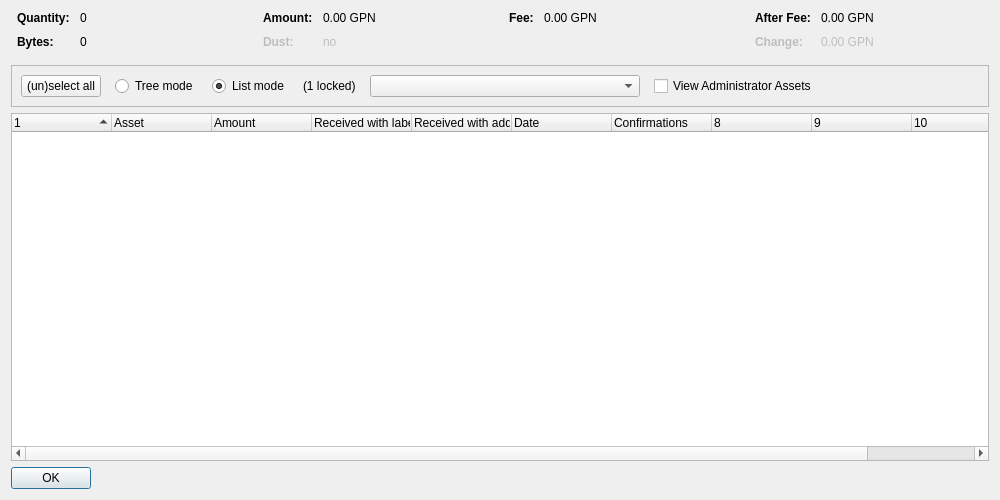
<?xml version="1.0" encoding="UTF-8"?>
<ui version="4.0">
 <class>AssetControlDialog</class>
 <widget class="QDialog" name="AssetControlDialog">
  <property name="geometry">
   <rect>
    <x>0</x>
    <y>0</y>
    <width>1000</width>
    <height>500</height>
   </rect>
  </property>
  <property name="windowTitle">
   <string>Asset Selection</string>
  </property>
  <layout class="QVBoxLayout" name="verticalLayout">
   <item>
    <layout class="QHBoxLayout" name="horizontalLayoutTop" stretch="0,0,0,0">
     <property name="topMargin">
      <number>0</number>
     </property>
     <property name="bottomMargin">
      <number>10</number>
     </property>
     <item>
      <layout class="QFormLayout" name="formLayoutAssetControl1">
       <property name="horizontalSpacing">
        <number>10</number>
       </property>
       <property name="verticalSpacing">
        <number>10</number>
       </property>
       <property name="leftMargin">
        <number>6</number>
       </property>
       <property name="rightMargin">
        <number>6</number>
       </property>
       <item row="0" column="0">
        <widget class="QLabel" name="labelAssetControlQuantityText">
         <property name="font">
          <font>
           <weight>75</weight>
           <bold>true</bold>
          </font>
         </property>
         <property name="text">
          <string>Quantity:</string>
         </property>
        </widget>
       </item>
       <item row="0" column="1">
        <widget class="QLabel" name="labelAssetControlQuantity">
         <property name="cursor">
          <cursorShape>IBeamCursor</cursorShape>
         </property>
         <property name="contextMenuPolicy">
          <enum>Qt::ActionsContextMenu</enum>
         </property>
         <property name="text">
          <string notr="true">0</string>
         </property>
         <property name="textInteractionFlags">
          <set>Qt::LinksAccessibleByMouse|Qt::TextSelectableByKeyboard|Qt::TextSelectableByMouse</set>
         </property>
        </widget>
       </item>
       <item row="1" column="0">
        <widget class="QLabel" name="labelAssetControlBytesText">
         <property name="font">
          <font>
           <weight>75</weight>
           <bold>true</bold>
          </font>
         </property>
         <property name="text">
          <string>Bytes:</string>
         </property>
        </widget>
       </item>
       <item row="1" column="1">
        <widget class="QLabel" name="labelAssetControlBytes">
         <property name="cursor">
          <cursorShape>IBeamCursor</cursorShape>
         </property>
         <property name="contextMenuPolicy">
          <enum>Qt::ActionsContextMenu</enum>
         </property>
         <property name="text">
          <string notr="true">0</string>
         </property>
         <property name="textInteractionFlags">
          <set>Qt::LinksAccessibleByMouse|Qt::TextSelectableByKeyboard|Qt::TextSelectableByMouse</set>
         </property>
        </widget>
       </item>
      </layout>
     </item>
     <item>
      <layout class="QFormLayout" name="formLayoutAssetControl2">
       <property name="horizontalSpacing">
        <number>10</number>
       </property>
       <property name="verticalSpacing">
        <number>10</number>
       </property>
       <property name="leftMargin">
        <number>6</number>
       </property>
       <property name="rightMargin">
        <number>6</number>
       </property>
       <item row="0" column="0">
        <widget class="QLabel" name="labelAssetControlAmountText">
         <property name="font">
          <font>
           <weight>75</weight>
           <bold>true</bold>
          </font>
         </property>
         <property name="text">
          <string>Amount:</string>
         </property>
        </widget>
       </item>
       <item row="0" column="1">
        <widget class="QLabel" name="labelAssetControlAmount">
         <property name="cursor">
          <cursorShape>IBeamCursor</cursorShape>
         </property>
         <property name="contextMenuPolicy">
          <enum>Qt::ActionsContextMenu</enum>
         </property>
         <property name="text">
          <string notr="true">0.00 GPN</string>
         </property>
         <property name="textInteractionFlags">
          <set>Qt::LinksAccessibleByMouse|Qt::TextSelectableByKeyboard|Qt::TextSelectableByMouse</set>
         </property>
        </widget>
       </item>
       <item row="1" column="0">
        <widget class="QLabel" name="labelAssetControlLowOutputText">
         <property name="enabled">
          <bool>false</bool>
         </property>
         <property name="font">
          <font>
           <weight>75</weight>
           <bold>true</bold>
          </font>
         </property>
         <property name="text">
          <string>Dust:</string>
         </property>
        </widget>
       </item>
       <item row="1" column="1">
        <widget class="QLabel" name="labelAssetControlLowOutput">
         <property name="enabled">
          <bool>false</bool>
         </property>
         <property name="cursor">
          <cursorShape>IBeamCursor</cursorShape>
         </property>
         <property name="contextMenuPolicy">
          <enum>Qt::ActionsContextMenu</enum>
         </property>
         <property name="text">
          <string notr="true">no</string>
         </property>
         <property name="textInteractionFlags">
          <set>Qt::LinksAccessibleByMouse|Qt::TextSelectableByKeyboard|Qt::TextSelectableByMouse</set>
         </property>
        </widget>
       </item>
      </layout>
     </item>
     <item>
      <layout class="QFormLayout" name="formLayoutAssetControl3">
       <property name="horizontalSpacing">
        <number>10</number>
       </property>
       <property name="verticalSpacing">
        <number>10</number>
       </property>
       <property name="leftMargin">
        <number>6</number>
       </property>
       <property name="rightMargin">
        <number>6</number>
       </property>
       <item row="0" column="0">
        <widget class="QLabel" name="labelAssetControlFeeText">
         <property name="font">
          <font>
           <weight>75</weight>
           <bold>true</bold>
          </font>
         </property>
         <property name="text">
          <string>Fee:</string>
         </property>
        </widget>
       </item>
       <item row="0" column="1">
        <widget class="QLabel" name="labelAssetControlFee">
         <property name="cursor">
          <cursorShape>IBeamCursor</cursorShape>
         </property>
         <property name="contextMenuPolicy">
          <enum>Qt::ActionsContextMenu</enum>
         </property>
         <property name="text">
          <string notr="true">0.00 GPN</string>
         </property>
         <property name="textInteractionFlags">
          <set>Qt::LinksAccessibleByMouse|Qt::TextSelectableByKeyboard|Qt::TextSelectableByMouse</set>
         </property>
        </widget>
       </item>
      </layout>
     </item>
     <item>
      <layout class="QFormLayout" name="formLayoutAssetControl4">
       <property name="horizontalSpacing">
        <number>10</number>
       </property>
       <property name="verticalSpacing">
        <number>10</number>
       </property>
       <property name="leftMargin">
        <number>6</number>
       </property>
       <property name="rightMargin">
        <number>6</number>
       </property>
       <item row="0" column="0">
        <widget class="QLabel" name="labelAssetControlAfterFeeText">
         <property name="font">
          <font>
           <weight>75</weight>
           <bold>true</bold>
          </font>
         </property>
         <property name="text">
          <string>After Fee:</string>
         </property>
        </widget>
       </item>
       <item row="0" column="1">
        <widget class="QLabel" name="labelAssetControlAfterFee">
         <property name="cursor">
          <cursorShape>IBeamCursor</cursorShape>
         </property>
         <property name="contextMenuPolicy">
          <enum>Qt::ActionsContextMenu</enum>
         </property>
         <property name="text">
          <string notr="true">0.00 GPN</string>
         </property>
         <property name="textInteractionFlags">
          <set>Qt::LinksAccessibleByMouse|Qt::TextSelectableByKeyboard|Qt::TextSelectableByMouse</set>
         </property>
        </widget>
       </item>
       <item row="1" column="0">
        <widget class="QLabel" name="labelAssetControlChangeText">
         <property name="enabled">
          <bool>false</bool>
         </property>
         <property name="font">
          <font>
           <weight>75</weight>
           <bold>true</bold>
          </font>
         </property>
         <property name="text">
          <string>Change:</string>
         </property>
        </widget>
       </item>
       <item row="1" column="1">
        <widget class="QLabel" name="labelAssetControlChange">
         <property name="enabled">
          <bool>false</bool>
         </property>
         <property name="cursor">
          <cursorShape>IBeamCursor</cursorShape>
         </property>
         <property name="contextMenuPolicy">
          <enum>Qt::ActionsContextMenu</enum>
         </property>
         <property name="text">
          <string notr="true">0.00 GPN</string>
         </property>
         <property name="textInteractionFlags">
          <set>Qt::LinksAccessibleByMouse|Qt::TextSelectableByKeyboard|Qt::TextSelectableByMouse</set>
         </property>
        </widget>
       </item>
      </layout>
     </item>
    </layout>
   </item>
   <item>
    <widget class="QFrame" name="frame">
     <property name="minimumSize">
      <size>
       <width>0</width>
       <height>40</height>
      </size>
     </property>
     <property name="frameShape">
      <enum>QFrame::StyledPanel</enum>
     </property>
     <property name="frameShadow">
      <enum>QFrame::Sunken</enum>
     </property>
     <layout class="QHBoxLayout" name="horizontalLayout">
      <item>
       <layout class="QHBoxLayout" name="horizontalLayoutPanel" stretch="0,0,0,0,0,0,0">
        <property name="spacing">
         <number>14</number>
        </property>
        <item>
         <widget class="QPushButton" name="pushButtonSelectAll">
          <property name="sizePolicy">
           <sizepolicy hsizetype="Maximum" vsizetype="Fixed">
            <horstretch>0</horstretch>
            <verstretch>0</verstretch>
           </sizepolicy>
          </property>
          <property name="text">
           <string>(un)select all</string>
          </property>
          <property name="autoDefault">
           <bool>false</bool>
          </property>
         </widget>
        </item>
        <item>
         <widget class="QRadioButton" name="radioTreeMode">
          <property name="sizePolicy">
           <sizepolicy hsizetype="Maximum" vsizetype="Fixed">
            <horstretch>0</horstretch>
            <verstretch>0</verstretch>
           </sizepolicy>
          </property>
          <property name="text">
           <string>Tree mode</string>
          </property>
         </widget>
        </item>
        <item>
         <widget class="QRadioButton" name="radioListMode">
          <property name="sizePolicy">
           <sizepolicy hsizetype="Maximum" vsizetype="Fixed">
            <horstretch>0</horstretch>
            <verstretch>0</verstretch>
           </sizepolicy>
          </property>
          <property name="text">
           <string>List mode</string>
          </property>
          <property name="checked">
           <bool>true</bool>
          </property>
         </widget>
        </item>
        <item>
         <widget class="QLabel" name="labelLocked">
          <property name="text">
           <string notr="true">(1 locked)</string>
          </property>
         </widget>
        </item>
        <item>
         <widget class="QComboBox" name="assetList">
          <property name="minimumContentsLength">
           <number>30</number>
          </property>
         </widget>
        </item>
        <item>
         <widget class="QCheckBox" name="viewAdministrator">
          <property name="toolTip">
           <string>View assets that you have the ownership asset for</string>
          </property>
          <property name="text">
           <string>View Administrator Assets</string>
          </property>
         </widget>
        </item>
        <item>
         <spacer name="horizontalSpacer">
          <property name="orientation">
           <enum>Qt::Horizontal</enum>
          </property>
          <property name="sizeHint" stdset="0">
           <size>
            <width>40</width>
            <height>20</height>
           </size>
          </property>
         </spacer>
        </item>
       </layout>
      </item>
     </layout>
    </widget>
   </item>
   <item>
    <widget class="AssetControlTreeWidget" name="treeWidget">
     <property name="contextMenuPolicy">
      <enum>Qt::CustomContextMenu</enum>
     </property>
     <property name="sortingEnabled">
      <bool>false</bool>
     </property>
     <property name="columnCount">
      <number>11</number>
     </property>
     <attribute name="headerShowSortIndicator" stdset="0">
      <bool>true</bool>
     </attribute>
     <attribute name="headerStretchLastSection">
      <bool>false</bool>
     </attribute>
     <column>
      <property name="text">
       <string/>
      </property>
     </column>
     <column>
      <property name="text">
       <string>Asset</string>
      </property>
     </column>
     <column>
      <property name="text">
       <string>Amount</string>
      </property>
     </column>
     <column>
      <property name="text">
       <string>Received with label</string>
      </property>
     </column>
     <column>
      <property name="text">
       <string>Received with address</string>
      </property>
     </column>
     <column>
      <property name="text">
       <string>Date</string>
      </property>
     </column>
     <column>
      <property name="text">
       <string>Confirmations</string>
      </property>
      <property name="toolTip">
       <string>Confirmed</string>
      </property>
     </column>
     <column>
      <property name="text">
       <string/>
      </property>
     </column>
     <column>
      <property name="text">
       <string/>
      </property>
     </column>
     <column>
      <property name="text">
       <string/>
      </property>
     </column>
     <column>
      <property name="text">
       <string/>
      </property>
     </column>
    </widget>
   </item>
   <item>
    <widget class="QDialogButtonBox" name="buttonBox">
     <property name="sizePolicy">
      <sizepolicy hsizetype="Maximum" vsizetype="Fixed">
       <horstretch>0</horstretch>
       <verstretch>0</verstretch>
      </sizepolicy>
     </property>
     <property name="orientation">
      <enum>Qt::Horizontal</enum>
     </property>
     <property name="standardButtons">
      <set>QDialogButtonBox::Ok</set>
     </property>
    </widget>
   </item>
  </layout>
 </widget>
 <customwidgets>
  <customwidget>
   <class>AssetControlTreeWidget</class>
   <extends>QTreeWidget</extends>
   <header location="global">assetcontroltreewidget.h</header>
  </customwidget>
 </customwidgets>
 <resources/>
 <connections/>
</ui>
